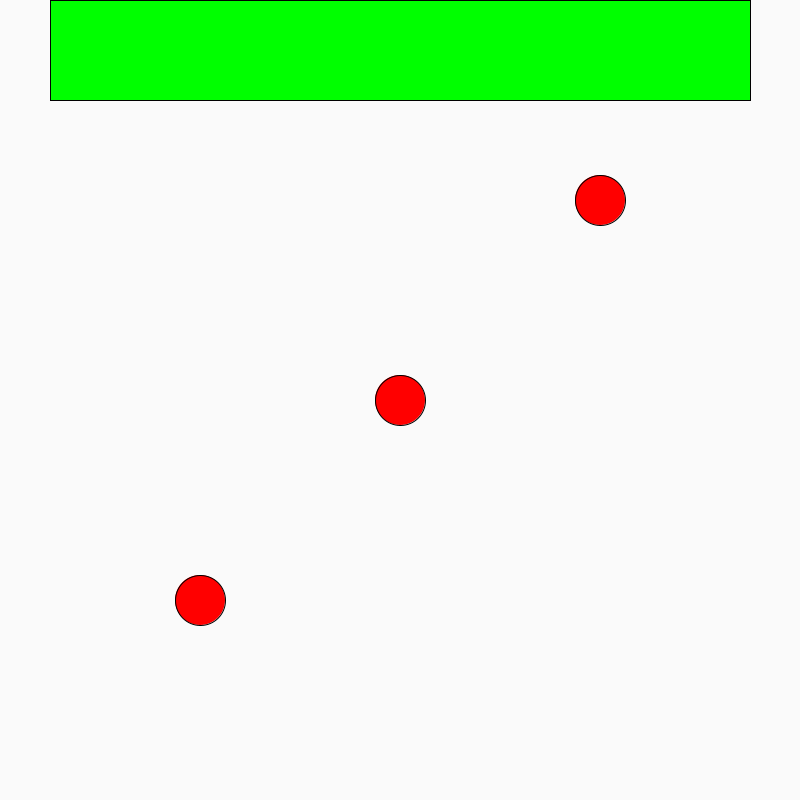
Frame 1 (no input)
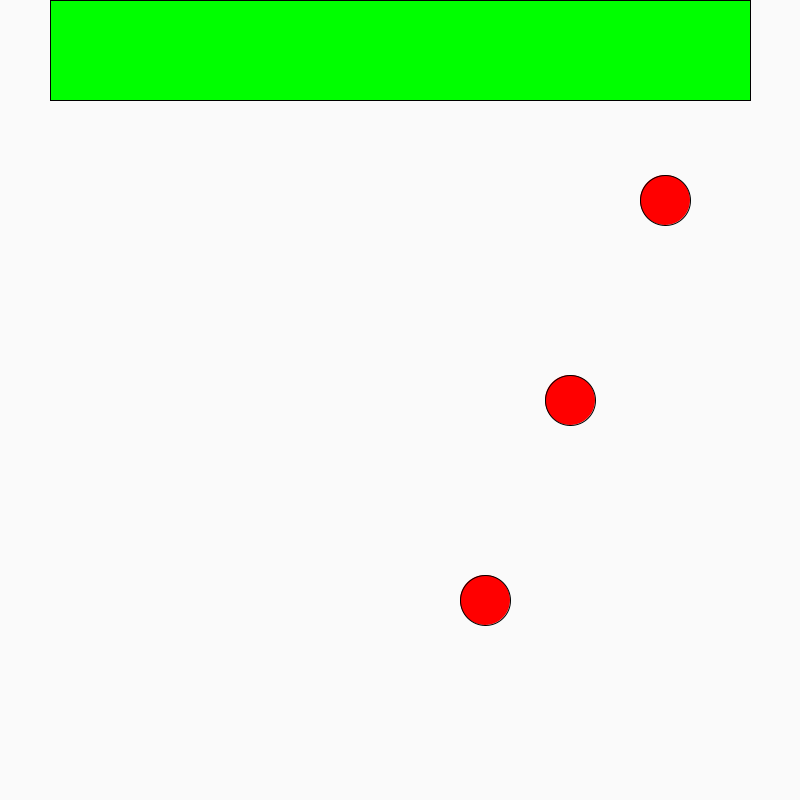
Frame 60 (the mouse pressed at the canvas centre just before this capture)
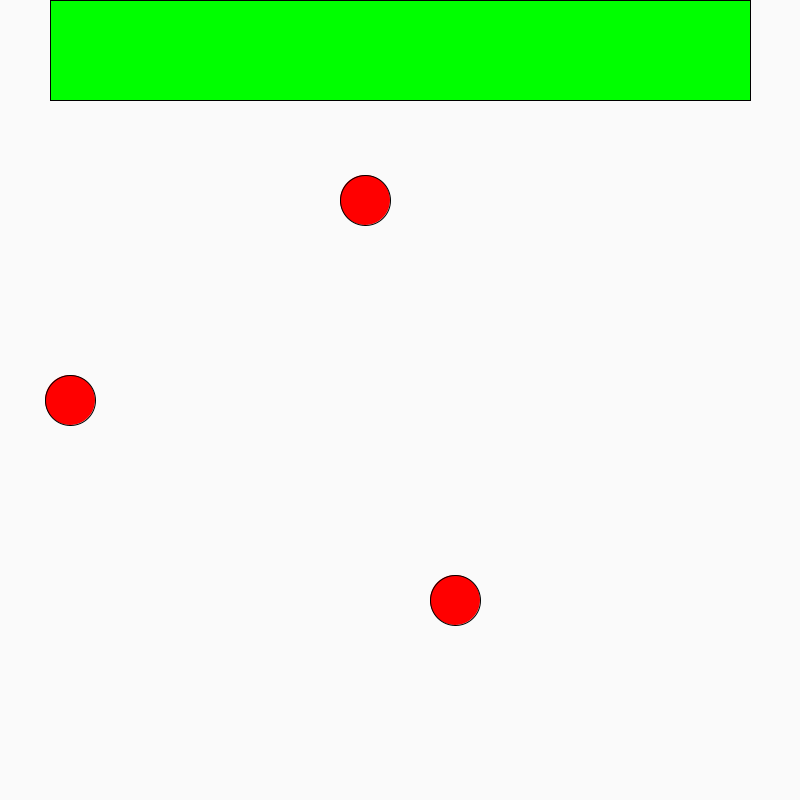
Frame 120 (the mouse held since frame 60 and released just before this capture)

The Processing sketch that drew these frames (run headless with seeded random() and noise(); from frame 60 on, the mouse is pressed at the canvas centre):

// Processing sketch: W4HW_fallingBallGame
// ── W4HW_fallingBallGame.pde
boolean lose = false;
boolean win = false;
boolean startArea = false;
float characterY;
float characterX;
float loseX1;
float loseY1;
float loseX1Speed;
float loseX2;
float loseY2;
float loseX2Speed;
float loseX3;
float loseY3;
float loseX3Speed;




void setup() {
  size (800, 800);
  characterY=-10000;
  loseX1 = 600;
  loseY1 = 200;
  loseX2 = 400;
  loseY2 = 400;
  loseX3 = 200;
  loseY3 = 600;
  loseX1Speed=5;
  loseX2Speed=10;
  loseX3Speed=15;
}
void draw () {
  float loseD1= dist (characterX, characterY, loseX1, loseY1);
  float loseD2= dist (characterX, characterY, loseX2, loseY2);
  float loseD3= dist (characterX, characterY, loseX3, loseY3);

  //to animate
  background (250);

  //character fall rate
  characterY=characterY+10;

  //draw start area
  fill(0, 255, 00);
  rect (50, 0, 700, 100);

  //start game
  if (startArea == true) {
    characterX=mouseX;
    strokeWeight(1);
    fill(15);
    ellipse (characterX, characterY, 50, 50);
  }

  //lose objects
  fill(255, 0, 0);
  //object 1
  ellipse (loseX1, loseY1, 50, 50);
  if (loseX1>width-25||loseX1<25) {
    loseX1Speed*=-1;
  }
  loseX1 += loseX1Speed;
  //object 2
  ellipse (loseX2, loseY2, 50, 50);
  if (loseX2>width-25||loseX2<25) {
    loseX2Speed*=-1;
  }
  loseX2 += loseX2Speed;
   //object 3
  ellipse (loseX3, loseY3, 50, 50);
  if (loseX3>width-25||loseX3<25) {
    loseX3Speed*=-1;
  }
  loseX3 += loseX3Speed;

  //debug input
  //println (loseD1);

  //lose triggers 
  if (loseD1<50) {
    lose=true;
    characterY=loseY1;
    characterX=loseX1;
  } else {
    lose=false;
  }
  if ((loseD2<50)) {
    lose=true;
    characterY=loseY2;
    characterX=loseX2;
  //} else {
    //lose=false;
  }
  if ((loseD3<50)) {
    lose=true;
    characterY=loseY3;
    characterX=loseX3;
  //} else {
  //  lose=false;
  }

  //win trigger
  if (characterY>height) {
    win=true;
  }

  //win state
  if (win ==true) {
    background (0, 255, 00);
    strokeWeight (10);
    //W
    line (200, 300, 225, 400);
    line (225, 400, 250, 350);
    line (250, 350, 275, 400);
    line (275, 400, 300, 300);
    //I
    line (350, 400, 400, 400);
    line (375, 400, 375, 300);
    line (350, 300, 400, 300);
    //N
    line (450, 400, 450, 300);
    line (450, 300, 500, 400);
    line (500, 400, 500, 300);
    //!
    line (550, 300, 550, 375);
    ellipse (550, 395, 8, 10);
  }

  //fail state
  if (lose == true) {
    background (255, 0, 0);
    strokeWeight (10);
    //F
    line (100, 400, 100, 300);
    line (100, 300, 150, 300);
    line (100, 325, 125, 325);
    //A
    line (200, 400, 224, 300);
    line (224, 300, 248, 400);
    line (212, 350, 236, 350);
    //I
    line (300, 400, 350, 400);
    line (325, 400, 325, 300);
    line (300, 300, 350, 300);
    //L
    line (400, 400, 400, 300);
    line (400, 400, 450, 400);
    //!
    line (500, 300, 500, 375);
    ellipse (500, 395, 8, 10);
  }
}

void mousePressed() {
  characterY=0;
  win=false;
  if  ((mouseX>50) && (mouseX<750)) {
    if ((mouseY>0) && (mouseY<100)) {
      startArea = true;
    }
  }
}

//johnDiddly was here
